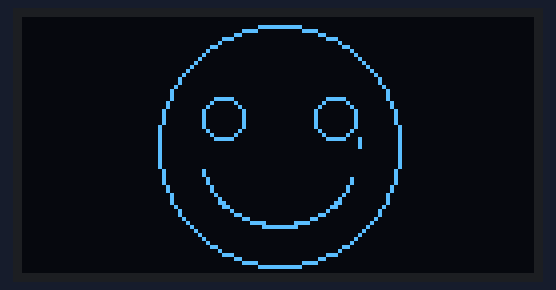
Bench run of a sketch on a simulated ESP32. Parts: 128×64 one-colour display.

Above: at 0.1 s.

The sketch:

Smilie_OLED_.ino
```cpp
#include <Wire.h>
#include <U8g2lib.h>

// Use default hardware I2C pins for ESP32 (SDA=21, SCL=22)
U8G2_SH1106_128X64_NONAME_F_HW_I2C u8g2(
  U8G2_R0, /* rotation=*/
  U8X8_PIN_NONE /* reset=*/
);

void setup() {
  // Initialize the display
  u8g2.begin();

  // --- Draw the Smiley Face ---

  // 1. Select the open-iconic font set, size 8x. These are large icons.
  u8g2.setFont(u8g2_font_open_iconic_all_8x_t);

  // 2. Clear the internal display buffer
  u8g2.clearBuffer();

  // 3. Draw the smiley character. The number 'G' (ASCII 71) corresponds to the smiley face in this font.
  //    Position it at (32, 64) to center it on the 128x64 display.
  u8g2.drawCircle(64, 32, 30);
  u8g2.drawCircle(50, 25, 5);
  u8g2.drawCircle(78, 25, 5);
  u8g2.drawArc(64,32,20,0,5);
  u8g2.drawArc(64,32,20,140,240);
  // 4. Send the buffer to the display to make it visible
    // u8g2.drawStr(32,32,":)");
  u8g2.sendBuffer();
}

void loop() {
  // Nothing to do here, the image is static.
}
```
